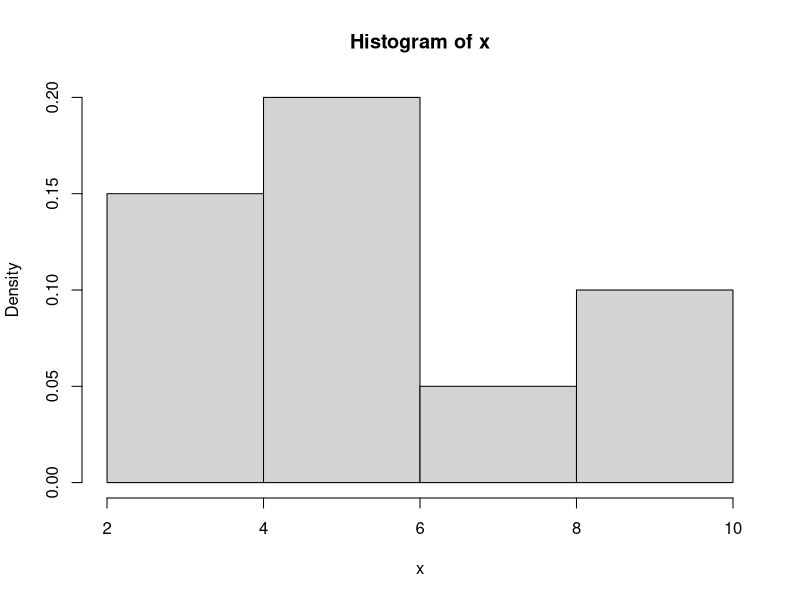
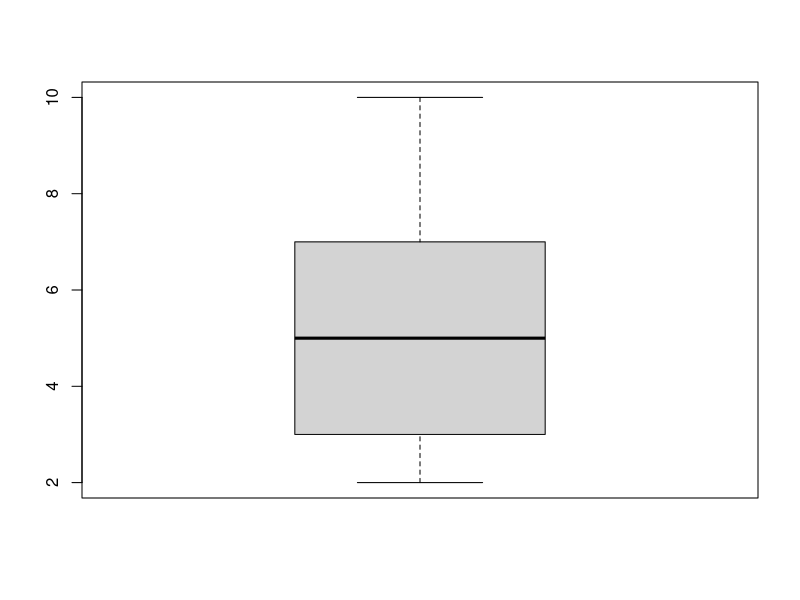
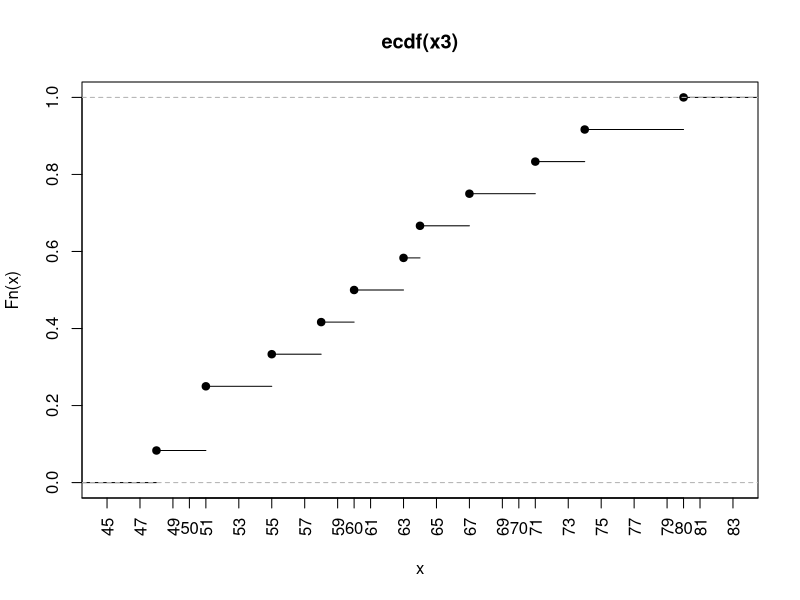

Recreate these plots in R, in order.
x <- c(2,3,3,5,5,6,5,7,9,10)
hist(x, freq=F)
x2 <- c(10, 11, 14, 15, 17, 19, 21, 28, 35)
print(summary(x))
print(mean(x))
print(sd(x))
boxplot(x)

x3 <- c(71, 80, 58, 60, 63, 64, 51, 55, 48, 67, 74, 51)
Fx  = ecdf(x3)
plot(Fx)
axis(1, at=seq(1,100, by=2), las=2)